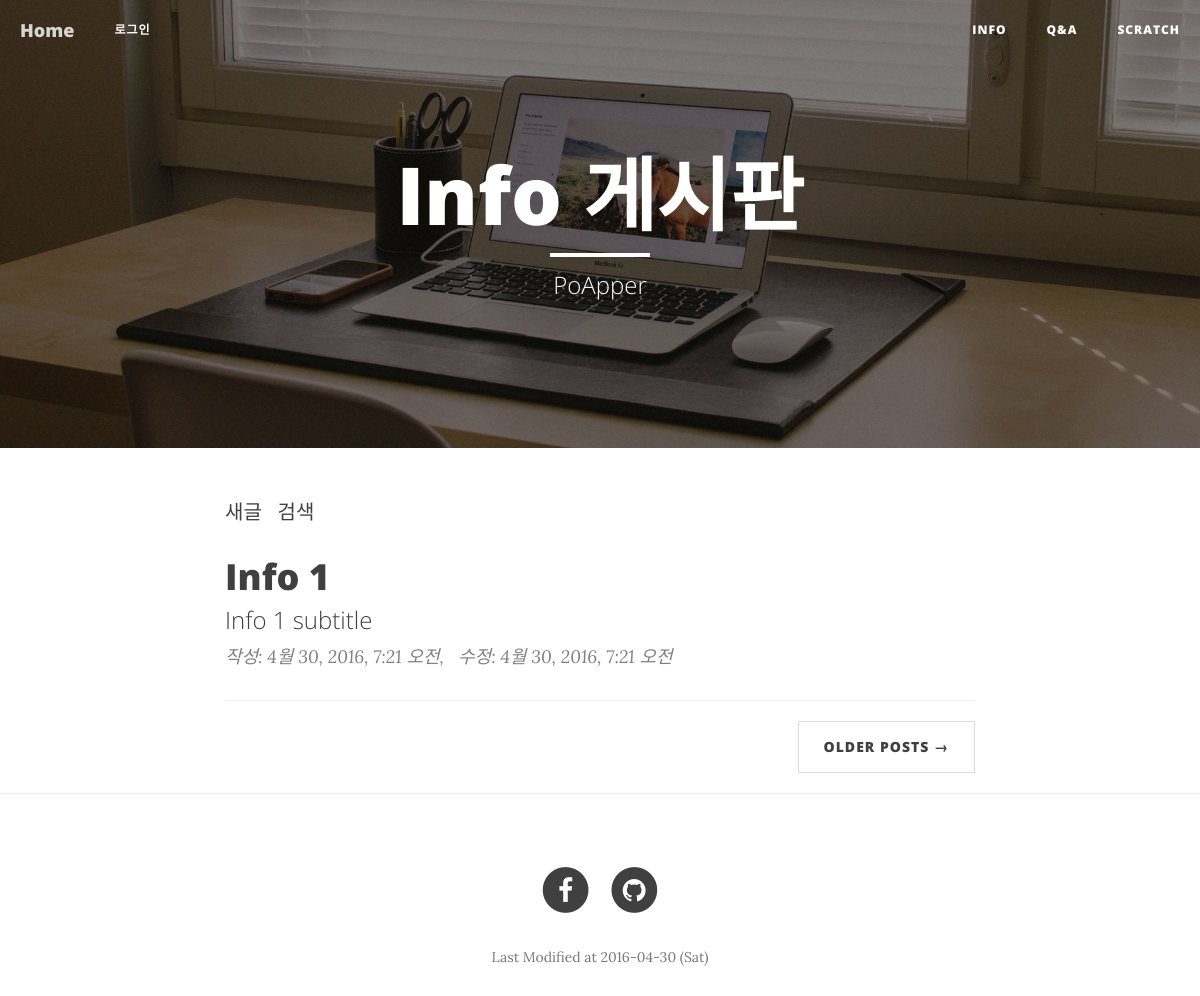
The app's page /info/ with its own data.
### info/models.py (models this page shows, shortened)
class Post(models.Model):
	title = models.CharField(max_length=200)
	subtitle = models.CharField(max_length=100, blank=True, null=True)
	content = models.TextField(blank=True, null=True)
	created_at = models.DateTimeField(auto_now_add=True)
	updated_at = models.DateTimeField(auto_now=True)

### info/views.py (the view)
# urls.py: url(r'^info/$', 'info.views.show_main'),
def show_main(request):
	post_list = Post.objects.all().order_by('-created_at')
	return render(request, 'info/main.html', {'post_list':post_list})

### templates/info/main.html (shortened to what this page needs)
{% extends "base.html" %}
{% load staticfiles %}
{% block content %}
<header class="intro-header" style='background-image: url("{% static 'img/home-bg.jpg' %}")'>
	<div class="container">
		<div class="row">
			<div class="col-lg-8 col-lg-offset-2 col-md-10 col-md-offset-1">
				<div class="site-heading">
					<h1>Info 게시판</h1>
					<hr class="small">
					<span class="subheading">PoApper</span>
				</div>
			</div>
		</div>
	</div>
</header>
<div class="container">
	<div class="row">
		<div class="col-lg-8 col-lg-offset-2 col-md-10 col-md-offset-1">
			<a href="http://ubuntu.poapper.com:7778/admin/info/post/add/">새글</a> &nbsp; <a href="http://ubuntu.poapper.com:7778/admin/info/post/">검색</a>
			<div class="post-preview">
				{% for post in post_list %}
				<a href="{% url 'info.views.post_detail' post.pk %}">
					<h2 class="post-title">
						{{ post.title }}
					</h2>
					<h3 class="post-subtitle">
						{{ post.subtitle }}
					</h3>
				</a>
				<p class="post-meta">작성: {{ post.created_at }},&nbsp;&nbsp; 수정: {{ post.updated_at }}</p>
				<hr>
				{% endfor %}
			</div>
			<ul class="pager">
				<li class="next">
					<a href="#">Older Posts &rarr;</a>
				</li>
			</ul>
		</div>
	</div>
</div>
{% endblock %}

### records on screen
Post: title "Info 1", subtitle "Info 1 subtitle", created_at "4월 30, 2016, 7:21 오전", updated_at "4월 30, 2016, 7:21 오전"
